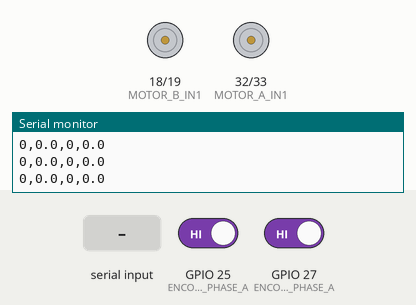
The sketch below on a simulated ESP32. Shown: motor-driver pin pairs drawn as motors (green arrow = first pin HIGH = forward, orange = second pin HIGH = backward, longer = more drive), the last lines printed to the serial monitor. The inputs (shaded band) are chosen by the test bench; at power-on: GPIO 25 (ENCODER_A_PHASE_A) HIGH, GPIO 27 (ENCODER_B_PHASE_A) HIGH.

Above: at 1.2 s.
1.3 s: "90,45\n" received over the second serial link
At 1.45 s:
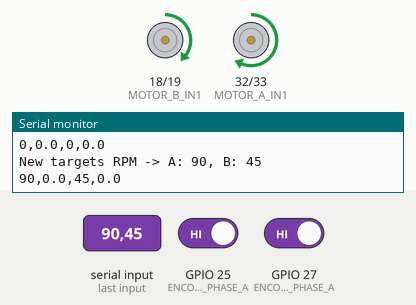
At 3.0 s:
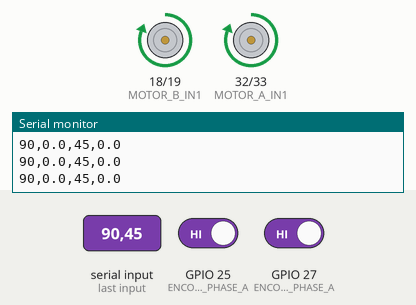
Timing chart, 0 to 4.5 s (numbered marks = the images above; inputs shaded):
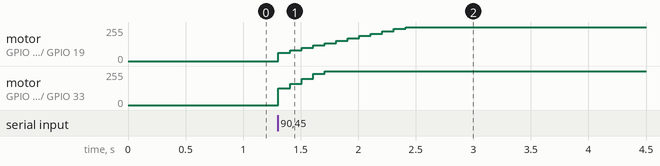

Measured:
- after the input at 1.3 s, motor on GPIO 18 (MOTOR_B_IN1) / GPIO 19 (MOTOR_B_IN2): moves from stopped to forward 255/255 over 1.1 s, starting at once; motor on GPIO 32 (MOTOR_A_IN1) / GPIO 33 (MOTOR_A_IN2): moves from stopped to forward 255/255 over 0.40 s, starting at once

The sketch:

esp32_uart_motor_control_PID_test.ino
```cpp
/*
 * ESP32-WROVER Dual Motor Control with DRV8833 and Quadrature Encoders
 * UART Command Control + Dual PID Speed Control (RPM)
 *
 * Command Format over Serial2 (JetsonSerial): "M1,M2\n"
 *   where M1 and M2 are TARGET RPMs (can be negative), e.g. "150,-120"
 * The controller will regulate each wheel's speed to the requested RPM.
 */

#include <Arduino.h>
#include <PID_v1.h>

HardwareSerial JetsonSerial(2);

// ===== Motor Driver Pins (DRV8833)
const int MOTOR_A_IN1 = 32;
const int MOTOR_A_IN2 = 33;
const int MOTOR_B_IN1 = 18;
const int MOTOR_B_IN2 = 19;

// ===== Encoder Pins
const int ENCODER_A_PHASE_A = 25;
const int ENCODER_A_PHASE_B = 26;
const int ENCODER_B_PHASE_A = 27;
const int ENCODER_B_PHASE_B = 14;

// ===== PWM Configuration
const int PWM_FREQUENCY   = 1000; // 1kHz
const int PWM_RESOLUTION  = 8;    // 8-bit (0..255)
const int PWM_CHANNEL_A1  = 0;
const int PWM_CHANNEL_A2  = 1;
const int PWM_CHANNEL_B1  = 2;
const int PWM_CHANNEL_B2  = 3;

// ===== Encoder variables
volatile long encoder_A_count = 0;
volatile long encoder_B_count = 0;
volatile bool encoder_A_direction = true; // true = forward, false = reverse
volatile bool encoder_B_direction = true;
volatile byte encoder_A_last_state = 0;
volatile byte encoder_B_last_state = 0;

// ===== Speed calculation
unsigned long last_time = 0;
long last_encoder_A_count = 0;
long last_encoder_B_count = 0;
float motor_A_rpm = 0;
float motor_B_rpm = 0;

// Timers
unsigned long last_time_led = 0;

// DFRobot spec
const int   PULSES_PER_REVOLUTION      = 960;
const float SPEED_CALCULATION_INTERVAL = 100; // ms

// ===== UART command processing
String inputString = "";
bool stringComplete = false;

// ======= PID control (per-motor speed control in RPM) =======
double rpm_A_input = 0.0;     // |measured RPM| for A
double rpm_A_set   = 0.0;     // |target RPM| for A
double pid_A_output = 0.0;    // PWM magnitude [0..255]

double rpm_B_input = 0.0;     // |measured RPM| for B
double rpm_B_set   = 0.0;     // |target RPM| for B
double pid_B_output = 0.0;    // PWM magnitude [0..255]

// PID gains (start with a PI; set Kd=0, tune Kp then Ki)
double Kp_A = 1.0, Ki_A = 4.0, Kd_A = 0.0;
double Kp_B = 1.0, Ki_B = 4.0, Kd_B = 0.0;

PID pidA(&rpm_A_input, &pid_A_output, &rpm_A_set, Kp_A, Ki_A, Kd_A, DIRECT);
PID pidB(&rpm_B_input, &pid_B_output, &rpm_B_set, Kp_B, Ki_B, Kd_B, DIRECT);

// Setpoints (signed RPM)
int target_A_rpm = 0;
int target_B_rpm = 0;

// Test changes: zig-zag RPM
unsigned long cycle_time = 5000;  // Time to complete one full cycle (5 seconds for up and down)
int direction = 1;                // Direction flag (1: increasing, -1: decreasing)
float max_rpm = 150.0;            // Max RPM in either direction (positive and negative)
unsigned long cycle_start_time = 0; // Track when the cycle started
float target_rpm = 0.0;           // Target RPM value

// Function declarations
void setupPWM();
void setupEncoders();
void motors_control(int pwmA_signed, int pwmB_signed);
void set_motor_speed(int signed_pwm, int channel1, int channel2);
void calculate_speeds();
void IRAM_ATTR encoder_A_ISR();
void IRAM_ATTR encoder_B_ISR();
void processUARTCommand();
void parseMotorCommand(String command);

void setup() {
  Serial.begin(115200);                         // USB debug
  JetsonSerial.begin(115200, SERIAL_8N1, 23, 21); // RX=23, TX=21

  setupPWM();
  setupEncoders();

  // PID setup
  pidA.SetSampleTime((int)SPEED_CALCULATION_INTERVAL);
  pidB.SetSampleTime((int)SPEED_CALCULATION_INTERVAL);
  pidA.SetOutputLimits(0, 255); // PWM magnitude
  pidB.SetOutputLimits(0, 255);
  pidA.SetMode(AUTOMATIC);
  pidB.SetMode(AUTOMATIC);

  // Stop motors initially
  motors_control(0, 0);

  last_time = millis();
  inputString.reserve(200);

  Serial.println("Setup complete. PID speed control ready.");
  Serial.println("Send target RPM as: M1,M2 (e.g., 150,-120)");
}

void loop() {
  // Process UART commands (updates target_A_rpm / target_B_rpm)
  processUARTCommand();

  // Test
  //target_B_rpm = update_rpm_target();

  // Update measured speeds and run PIDs every SPEED_CALCULATION_INTERVAL
  if (millis() - last_time >= SPEED_CALCULATION_INTERVAL) {
    last_time = millis();

    // 1) Update measured RPMs from encoders
    calculate_speeds();

    // 2) Prepare PID inputs/targets in magnitude (direction handled separately)
    rpm_A_input = fabs(motor_A_rpm);
    rpm_B_input = fabs(motor_B_rpm);

    rpm_A_set = fabs((double)target_A_rpm);
    rpm_B_set = fabs((double)target_B_rpm);

    // 3) Compute PID outputs (PWM magnitudes 0..255)
    pidA.Compute();
    pidB.Compute();

    // 4) Apply signed PWM: sign comes from target RPM sign
    int pwmA_signed = (target_A_rpm >= 0) ? (int)pid_A_output : -(int)pid_A_output;
    int pwmB_signed = (target_B_rpm >= 0) ? (int)pid_B_output : -(int)pid_B_output;

    motors_control(pwmA_signed, pwmB_signed);

    // 5) Periodic status
    static int status_counter = 0;
    if (++status_counter >= 2) {
      status_counter = 0;

      // To Jetson
      JetsonSerial.print("A tgt/meas/PWM: ");
      JetsonSerial.print(target_A_rpm); JetsonSerial.print(" / ");
      JetsonSerial.print(motor_A_rpm, 1); JetsonSerial.print(" / ");
      JetsonSerial.print(pwmA_signed);

      JetsonSerial.print(" | B tgt/meas/PWM: ");
      JetsonSerial.print(target_B_rpm); JetsonSerial.print(" / ");
      JetsonSerial.print(motor_B_rpm, 1); JetsonSerial.print(" / ");
      JetsonSerial.println(pwmB_signed);

      // To USB debug - plot
      Serial.print(target_A_rpm); Serial.print(",");
      Serial.print(motor_A_rpm, 1); Serial.print(",");
      Serial.print(target_B_rpm); Serial.print(",");
      Serial.print(motor_B_rpm, 1); Serial.print("\n");
    }
  }

  delay(2);
}

/**
* update_rpm_target(): Test PID by changing the target_rpm
*/
int update_rpm_target() {
  unsigned long current_time = millis();

  // Calculate ramp fraction within the current cycle (0 to 1)
  float ramp_fraction = float(current_time - cycle_start_time) / cycle_time;

  // If we have reached the end of the current ramp (either up or down), flip the direction
  if (ramp_fraction >= 1.0) {
    cycle_start_time = current_time;  // Reset cycle start time
    direction *= -1;                  // Change direction: 1 to -1 or -1 to 1
    ramp_fraction = 1.0;              // Ensure ramp_fraction stays at 1.0
  }

  // Update the target RPM
  target_rpm = direction * max_rpm * ramp_fraction;
  return target_rpm;
}

void processUARTCommand() {
  while (JetsonSerial.available()) {
    char c = (char)JetsonSerial.read();

    if (c == '\n' || c == '\r') {
      if (inputString.length() > 0) stringComplete = true;
    } else {
      inputString += c;
    }
  }

  if (stringComplete) {
    parseMotorCommand(inputString);
    inputString = "";
    stringComplete = false;
  }
}

void parseMotorCommand(String command) {
  command.trim();
  int comma = command.indexOf(',');
  if (comma <= 0 || comma >= command.length() - 1) {
    JetsonSerial.println("Invalid format. Use: M1,M2  (RPM, can be negative)");
    return;
  }

  String s1 = command.substring(0, comma);
  String s2 = command.substring(comma + 1);

  int rpm1 = s1.toInt();
  int rpm2 = s2.toInt();

  // reasonable limits (adjust to your mechanics)
  rpm1 = constrain(rpm1, -1000, 1000);
  rpm2 = constrain(rpm2, -1000, 1000);

  target_A_rpm = rpm1;
  target_B_rpm = rpm2;

  // Optional: clear integrators when changing direction hard (helps tuning)
  // if ((rpm1 == 0) || (signbit(rpm1) != signbit((int)motor_A_rpm))) pidA.SetMode(MANUAL), pidA.SetMode(AUTOMATIC);
  // if ((rpm2 == 0) || (signbit(rpm2) != signbit((int)motor_B_rpm))) pidB.SetMode(MANUAL), pidB.SetMode(AUTOMATIC);

  Serial.print("New targets RPM -> A: ");
  Serial.print(target_A_rpm);
  Serial.print(", B: ");
  Serial.println(target_B_rpm);
}

void setupPWM() {
  ledcSetup(PWM_CHANNEL_A1, PWM_FREQUENCY, PWM_RESOLUTION);
  ledcSetup(PWM_CHANNEL_A2, PWM_FREQUENCY, PWM_RESOLUTION);
  ledcSetup(PWM_CHANNEL_B1, PWM_FREQUENCY, PWM_RESOLUTION);
  ledcSetup(PWM_CHANNEL_B2, PWM_FREQUENCY, PWM_RESOLUTION);

  ledcAttachPin(MOTOR_A_IN1, PWM_CHANNEL_A1);
  ledcAttachPin(MOTOR_A_IN2, PWM_CHANNEL_A2);
  ledcAttachPin(MOTOR_B_IN1, PWM_CHANNEL_B1);
  ledcAttachPin(MOTOR_B_IN2, PWM_CHANNEL_B2);

  Serial.println("PWM channels configured");
}

void setupEncoders() {
  pinMode(ENCODER_A_PHASE_A, INPUT_PULLUP);
  pinMode(ENCODER_A_PHASE_B, INPUT_PULLUP);
  pinMode(ENCODER_B_PHASE_A, INPUT_PULLUP);
  pinMode(ENCODER_B_PHASE_B, INPUT_PULLUP);

  attachInterrupt(digitalPinToInterrupt(ENCODER_A_PHASE_A), encoder_A_ISR, CHANGE);
  attachInterrupt(digitalPinToInterrupt(ENCODER_B_PHASE_A), encoder_B_ISR, CHANGE);

  Serial.println("Encoder interrupts configured");
}

// signed PWM helper: positive=forward (CH1), negative=reverse (CH2)
void set_motor_speed(int signed_pwm, int ch_fwd, int ch_rev) {
  int pwm = constrain(abs(signed_pwm), 0, 255);
  if      (signed_pwm > 0) { ledcWrite(ch_fwd, pwm); ledcWrite(ch_rev, 0); }
  else if (signed_pwm < 0) { ledcWrite(ch_fwd, 0);   ledcWrite(ch_rev, pwm); }
  else                     { ledcWrite(ch_fwd, 0);   ledcWrite(ch_rev, 0); }
}

void motors_control(int pwmA_signed, int pwmB_signed) {
  set_motor_speed(pwmA_signed, PWM_CHANNEL_A1, PWM_CHANNEL_A2);
  set_motor_speed(pwmB_signed, PWM_CHANNEL_B1, PWM_CHANNEL_B2);
}

void calculate_speeds() {
  float dt = SPEED_CALCULATION_INTERVAL / 1000.0f;

  long pulse_diff_A = encoder_A_count - last_encoder_A_count;
  long pulse_diff_B = encoder_B_count - last_encoder_B_count;

  // RPM = (pulses / dt) * 60 / PPR
  motor_A_rpm = (pulse_diff_A / dt) * 60.0f / PULSES_PER_REVOLUTION;
  motor_B_rpm = -(pulse_diff_B / dt) * 60.0f / PULSES_PER_REVOLUTION;

  last_encoder_A_count = encoder_A_count;
  last_encoder_B_count = encoder_B_count;
}

void IRAM_ATTR encoder_A_ISR() {
  byte phase_A = digitalRead(ENCODER_A_PHASE_A);
  byte phase_B = digitalRead(ENCODER_A_PHASE_B);

  if (encoder_A_last_state != phase_A) {
    if (phase_A == HIGH) encoder_A_direction = (phase_B == LOW);
    else                 encoder_A_direction = (phase_B == HIGH);

    if (encoder_A_direction) encoder_A_count++;
    else                     encoder_A_count--;

    encoder_A_last_state = phase_A;
  }
}

void IRAM_ATTR encoder_B_ISR() {
  byte phase_A = digitalRead(ENCODER_B_PHASE_A);
  byte phase_B = digitalRead(ENCODER_B_PHASE_B);

  if (encoder_B_last_state != phase_A) {
    if (phase_A == HIGH) encoder_B_direction = (phase_B == LOW);
    else                 encoder_B_direction = (phase_B == HIGH);

    if (encoder_B_direction) encoder_B_count++;
    else                     encoder_B_count--;

    encoder_B_last_state = phase_A;
  }
}

// Utilities (optional)
void reset_encoders() {
  encoder_A_count = 0; encoder_B_count = 0;
  last_encoder_A_count = 0; last_encoder_B_count = 0;
}
```
